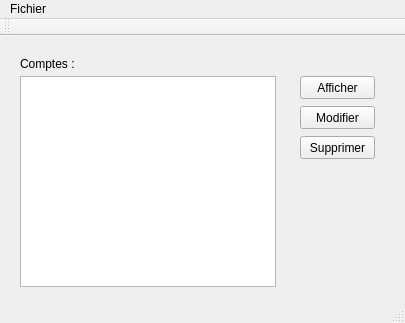
<?xml version="1.0" encoding="UTF-8"?>
<ui version="4.0">
 <class>QManager</class>
 <widget class="QMainWindow" name="QManager">
  <property name="geometry">
   <rect>
    <x>0</x>
    <y>0</y>
    <width>405</width>
    <height>323</height>
   </rect>
  </property>
  <property name="windowTitle">
   <string>FileZilla Password Manager</string>
  </property>
  <widget class="QWidget" name="centralWidget">
   <widget class="QListView" name="listView_account">
    <property name="geometry">
     <rect>
      <x>20</x>
      <y>40</y>
      <width>256</width>
      <height>211</height>
     </rect>
    </property>
   </widget>
   <widget class="QPushButton" name="pushButton_edit">
    <property name="geometry">
     <rect>
      <x>300</x>
      <y>70</y>
      <width>75</width>
      <height>23</height>
     </rect>
    </property>
    <property name="text">
     <string>Modifier</string>
    </property>
   </widget>
   <widget class="QLabel" name="label_gifload">
    <property name="geometry">
     <rect>
      <x>380</x>
      <y>0</y>
      <width>31</width>
      <height>31</height>
     </rect>
    </property>
    <property name="text">
     <string/>
    </property>
   </widget>
   <widget class="QLabel" name="label">
    <property name="geometry">
     <rect>
      <x>20</x>
      <y>20</y>
      <width>101</width>
      <height>16</height>
     </rect>
    </property>
    <property name="text">
     <string>Comptes :</string>
    </property>
   </widget>
   <widget class="QPushButton" name="pushButton_supp">
    <property name="geometry">
     <rect>
      <x>300</x>
      <y>100</y>
      <width>75</width>
      <height>23</height>
     </rect>
    </property>
    <property name="text">
     <string>Supprimer</string>
    </property>
   </widget>
   <widget class="QPushButton" name="pushButton_display">
    <property name="geometry">
     <rect>
      <x>300</x>
      <y>40</y>
      <width>75</width>
      <height>23</height>
     </rect>
    </property>
    <property name="text">
     <string>Afficher</string>
    </property>
   </widget>
  </widget>
  <widget class="QMenuBar" name="menuBar">
   <property name="geometry">
    <rect>
     <x>0</x>
     <y>0</y>
     <width>405</width>
     <height>21</height>
    </rect>
   </property>
   <widget class="QMenu" name="menuFichier">
    <property name="title">
     <string>Fichier</string>
    </property>
    <addaction name="actionSauvegarder"/>
   </widget>
   <addaction name="menuFichier"/>
  </widget>
  <widget class="QToolBar" name="mainToolBar">
   <attribute name="toolBarArea">
    <enum>TopToolBarArea</enum>
   </attribute>
   <attribute name="toolBarBreak">
    <bool>false</bool>
   </attribute>
  </widget>
  <widget class="QStatusBar" name="statusBar"/>
  <action name="actionSauvegarder">
   <property name="text">
    <string>Sauvegarder</string>
   </property>
  </action>
 </widget>
 <layoutdefault spacing="6" margin="11"/>
 <resources/>
 <connections/>
</ui>
